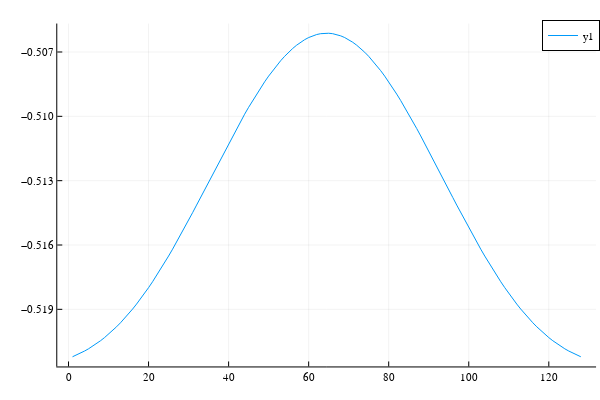

Here is the notebook cell this chart was saved with:
### Code cell
plot(rf - rfoc)

### Figure 1 — Plotly figure (JSON) as saved in the notebook; plotly's stock layout.template omitted (floating-point values rounded to 4 significant figures)
{"data": [{"colorbar": {"title": ""}, "legendgroup": "y1", "line": {"color": "rgba(0, 154, 250, 1.000)", "dash": "solid", "shape": "linear", "width": 1}, "mode": "lines", "name": "y1", "showlegend": true, "type": "scatter", "x": [1, 2, 3, 4, 5, 6, 7, 8, 9, 10, 11, 12, 13, 14, 15, 16, 17, 18, 19, 20, 21, 22, 23, 24, 25, 26, 27, 28, 29, 30, 31, 32, 33, 34, 35, 36, 37, 38, 39, 40, 41, 42, 43, 44, 45, 46, 47, 48, 49, 50, 51, 52, 53, 54, 55, 56, 57, 58, 59, 60, 61, 62, 63, 64, 65, 66, 67, 68, 69, 70, 71, 72, 73, 74, 75, 76, 77, 78, 79, 80, 81, 82, 83, 84, 85, 86, 87, 88, 89, 90, 91, 92, 93, 94, 95, 96, 97, 98, 99, 100, 101, 102, 103, 104, 105, 106, 107, 108, 109, 110, 111, 112, 113, 114, 115, 116, 117, 118, 119, 120, 121, 122, 123, 124, 125, 126, 127, 128], "xaxis": "x", "y": [-0.5212, -0.5211, -0.521, -0.5209, -0.5208, -0.5207, -0.5206, -0.5205, -0.5203, -0.5202, -0.52, -0.5198, -0.5196, -0.5194, -0.5192, -0.519, -0.5188, -0.5185, -0.5183, -0.518, -0.5177, -0.5174, -0.5171, -0.5168, -0.5165, -0.5162, -0.5159, -0.5155, -0.5152, -0.5148, -0.5145, -0.5141, -0.5138, -0.5134, -0.5131, -0.5127, -0.5123, -0.512, -0.5116, -0.5113, -0.5109, -0.5106, -0.5102, -0.5099, -0.5096, -0.5093, -0.509, -0.5087, -0.5084, -0.5081, -0.5079, -0.5076, -0.5074, -0.5072, -0.507, -0.5068, -0.5067, -0.5065, -0.5064, -0.5063, -0.5062, -0.5062, -0.5061, -0.5061, -0.5061, -0.5061, -0.5062, -0.5062, -0.5063, -0.5064, -0.5065, -0.5067, -0.5068, -0.507, -0.5072, -0.5074, -0.5076, -0.5079, -0.5081, -0.5084, -0.5087, -0.509, -0.5093, -0.5096, -0.5099, -0.5102, -0.5106, -0.5109, -0.5113, -0.5116, -0.512, -0.5123, -0.5127, -0.5131, -0.5134, -0.5138, -0.5141, -0.5145, -0.5148, -0.5152, -0.5155, -0.5159, -0.5162, -0.5165, -0.5168, -0.5171, -0.5174, -0.5177, -0.518, -0.5183, -0.5185, -0.5188, -0.519, -0.5192, -0.5194, -0.5196, -0.5198, -0.52, -0.5202, -0.5203, -0.5205, -0.5206, -0.5207, -0.5208, -0.5209, -0.521, -0.5211, -0.5212], "yaxis": "y", "zmax": null, "zmin": null}], "layout": {"annotations": [], "height": 400, "legend": {"bgcolor": "rgba(255, 255, 255, 1.000)", "bordercolor": "rgba(0, 0, 0, 1.000)", "borderwidth": 1, "font": {"color": "rgba(0, 0, 0, 1.000)", "family": "sans-serif", "size": 11}, "title": {"font": {"color": "rgba(0, 0, 0, 1.000)", "family": "sans-serif", "size": 15}, "text": ""}, "tracegroupgap": 0, "traceorder": "normal", "x": 1, "xanchor": "auto", "y": 1, "yanchor": "auto"}, "margin": {"b": 20, "l": 0, "r": 0, "t": 20}, "paper_bgcolor": "rgba(255, 255, 255, 1.000)", "plot_bgcolor": "rgba(255, 255, 255, 1.000)", "showlegend": true, "width": 600, "xaxis": {"anchor": "y", "domain": [0.09545, 0.9934], "gridcolor": "rgba(0, 0, 0, 0.100)", "gridwidth": 0.5, "linecolor": "rgba(0, 0, 0, 1.000)", "mirror": false, "range": [-2.81, 131.8], "showgrid": true, "showline": true, "showticklabels": true, "tickangle": 0, "tickcolor": "rgb(0, 0, 0)", "tickfont": {"color": "rgba(0, 0, 0, 1.000)", "family": "sans-serif", "size": 11}, "tickmode": "array", "ticks": "inside", "ticktext": ["0", "20", "40", "60", "80", "100", "120"], "tickvals": [0, 20, 40, 60, 80, 100, 120], "title": "", "titlefont": {"color": "rgba(0, 0, 0, 1.000)", "family": "sans-serif", "size": 15}, "type": "-", "visible": true, "zeroline": false, "zerolinecolor": "rgba(0, 0, 0, 1.000)"}, "yaxis": {"anchor": "x", "domain": [0.03762, 0.9902], "gridcolor": "rgba(0, 0, 0, 0.100)", "gridwidth": 0.5, "linecolor": "rgba(0, 0, 0, 1.000)", "mirror": false, "range": [-0.5217, -0.5057], "showgrid": true, "showline": true, "showticklabels": true, "tickangle": 0, "tickcolor": "rgb(0, 0, 0)", "tickfont": {"color": "rgba(0, 0, 0, 1.000)", "family": "sans-serif", "size": 11}, "tickmode": "array", "ticks": "inside", "ticktext": ["−0.519", "−0.516", "−0.513", "−0.510", "−0.507"], "tickvals": [-0.519, -0.516, -0.513, -0.51, -0.507], "title": "", "titlefont": {"color": "rgba(0, 0, 0, 1.000)", "family": "sans-serif", "size": 15}, "type": "-", "visible": true, "zeroline": false, "zerolinecolor": "rgba(0, 0, 0, 1.000)"}}}
